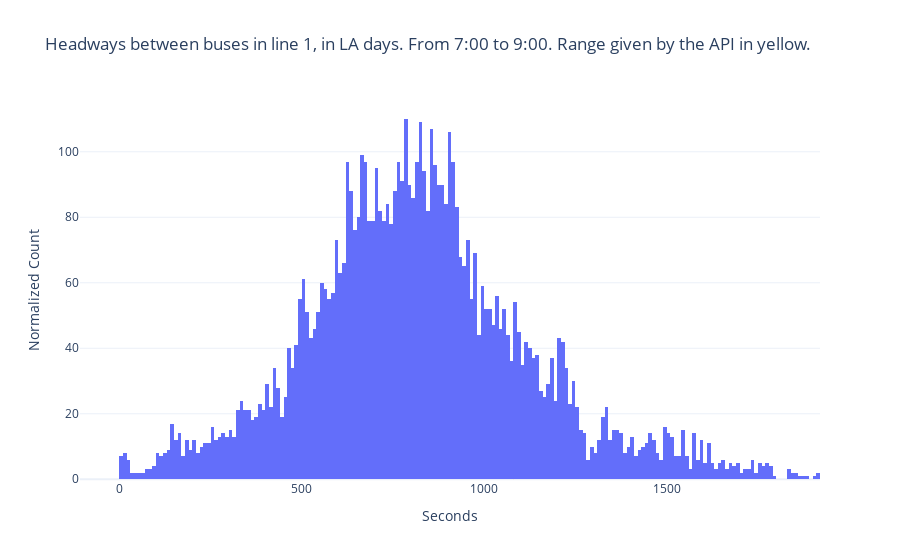

Here is the notebook cell this chart was saved with:
### Markdown cell above
## As we expected, the interval between buses has also been affected by the COVID-19 event.

### Code cell
#Headways histogram compared to range of values given by the EMT
fig = go.Figure()

#Before COVID-19 Data
fig.add_trace(go.Histogram(
    x=hw_bcovid.headway,name='Before COVID-19',
    xbins=dict(
        size=10
    )
))

std_val = hw_bcovid.headway.std()
mean_val = hw_bcovid.headway.mean()

for val in [] :
    fig.add_shape(
        type='line',
        x0=freq*60,
        y0=0,
        x1=freq*60,
        y1=0.025,
        line=dict(
            color='gold',
            width=1.5,
            dash='dashdot'
        )
    )
#Add EMT frequency given range
for val in [headway_low,headway_high,mean_val+std_val*3,mean_val-std_val*3] :
    fig.add_shape(
        type='line',
        x0=val,
        y0=0,
        x1=val,
        y1=0.025,
        line=dict(
            color='gold',
            width=1.5,
            dash='dashdot'
        )
    )
    
# Layout
fig.update_layout(
    title='Headways between buses in line {}, in {} days. From {}:00 to {}:00. Range given by the API in yellow.'.format(line,day_type,st_hour,end_hour),
    xaxis_title='Seconds',
    yaxis_title='Normalized Count'
)

### Figure 1 — Plotly figure (JSON) as saved in the notebook; plotly's stock layout.template omitted (floating-point values rounded to 4 significant figures; data arrays with more than 128 entries replaced by an {"elided": "..."} marker saying what was removed)
{"data": [{"name": "Before COVID-19", "type": "histogram", "x": {"elided": "6208 int values"}, "xbins": {"size": 10}}], "layout": {"shapes": [{"line": {"color": "gold", "dash": "dashdot", "width": 1.5}, "type": "line", "x0": 840, "x1": 840, "y0": 0, "y1": 0.025}, {"line": {"color": "gold", "dash": "dashdot", "width": 1.5}, "type": "line", "x0": 1080, "x1": 1080, "y0": 0, "y1": 0.025}, {"line": {"color": "gold", "dash": "dashdot", "width": 1.5}, "type": "line", "x0": 1748.0, "x1": 1748.0, "y0": 0, "y1": 0.025}, {"line": {"color": "gold", "dash": "dashdot", "width": 1.5}, "type": "line", "x0": -106.1, "x1": -106.1, "y0": 0, "y1": 0.025}], "title": {"text": "Headways between buses in line 1, in LA days. From 7:00 to 9:00. Range given by the API in yellow."}, "xaxis": {"title": {"text": "Seconds"}}, "yaxis": {"title": {"text": "Normalized Count"}}}}
